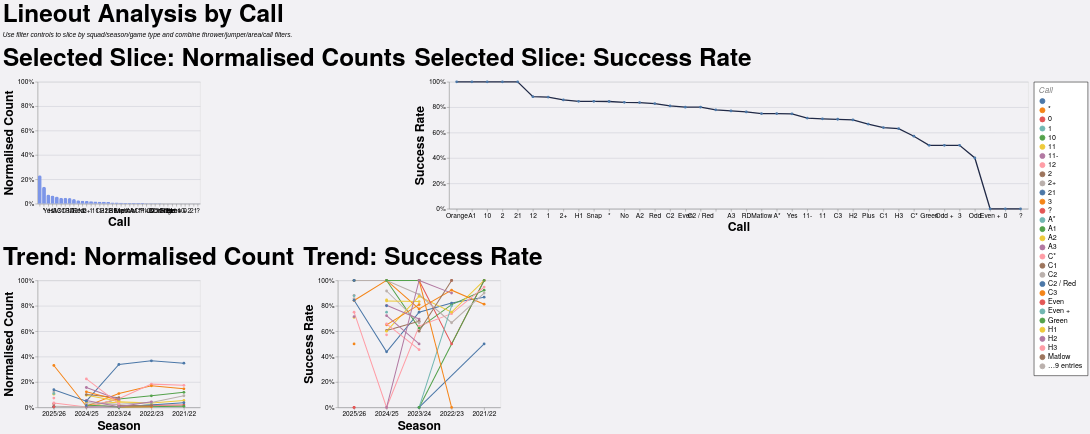

Write the Vega-Lite specification saved for this chart.
### Vega-Lite specification from a JSON file in a GitHub repository (floating-point values rounded to 4 significant figures; data arrays with more than 128 entries replaced by an {"elided": "..."} marker saying what was removed)
{"config": {"axis": {"labelFont": "PT Sans Narrow, Helvetica Neue, Helvetica, Arial, sans-serif", "titleFont": "PT Sans Narrow, Helvetica Neue, Helvetica, Arial, sans-serif", "labelFontSize": 13, "titleFontSize": 24, "gridColor": "#202947", "gridOpacity": 0.2, "zindex": 1}, "text": {"font": "Lato, sans-serif"}, "bar": {"cornerRadiusEnd": 5}, "header": {"labelFont": "PT Sans Narrow, Helvetica Neue, Helvetica, Arial, sans-serif", "titleFont": "PT Sans Narrow, Helvetica Neue, Helvetica, Arial, sans-serif", "labelFontSize": 24, "titleFontSize": 28, "labelFontWeight": "bold", "orient": "left"}, "legend": {"labelFont": "PT Sans Narrow, Helvetica Neue, Helvetica, Arial, sans-serif", "titleFont": "PT Sans Narrow, Helvetica Neue, Helvetica, Arial, sans-serif", "labelFontSize": 14, "titleFontSize": 16, "titlePadding": 5, "fillColor": "white", "strokeColor": "black", "padding": 10, "titleFontWeight": "lighter", "titleFontStyle": "italic", "titleColor": "gray", "offset": 10}, "title": {"font": "PT Sans Narrow, Helvetica Neue, Helvetica, Arial, sans-serif", "fontSize": 48, "fontWeight": "bold", "anchor": "start", "align": "center", "titlePadding": 20, "subtitlePadding": 10, "subtitleFontSize": 13, "subtitleColor": "", "subtitleFontStyle": "italic", "offset": 15, "color": "black"}, "axisX": {"labelAngle": 0}, "facet": {"title": null, "header": null, "align": {"row": "each", "column": "each"}}, "resolve": {"scale": {"y": "independent", "facet": "independent"}}, "background": "#f2f1f4", "scale": {"offsetBandPaddingOuter": 0.2, "offsetBandPaddingInner": 0.1}}, "vconcat": [{"hconcat": [{"mark": {"type": "bar", "color": "#7d96e8"}, "encoding": {"tooltip": [{"field": "call", "title": "Call", "type": "nominal"}, {"field": "attempts", "format": ",.0f", "title": "Lineouts", "type": "quantitative"}, {"field": "share", "format": ".1%", "title": "Normalised Count", "type": "quantitative"}], "x": {"field": "call", "sort": "-y", "title": "Call", "type": "nominal"}, "y": {"axis": {"format": "%"}, "field": "share", "scale": {"domain": [0, 1]}, "title": "Normalised Count", "type": "quantitative"}}, "height": 240, "title": "Selected Slice: Normalised Counts", "transform": [{"filter": "(loSquad == 'All' || datum.squad == loSquad) && (loGameType == 'All' || (loGameType == 'League + Cup' && (datum.game_type == 'League' || datum.game_type == 'Cup')) || (loGameType == 'League only' && datum.game_type == 'League') || datum.game_type == loGameType) && (loOpposition == 'All' || datum.opposition == loOpposition) && (loThrower == 'All' || datum.thrower == loThrower) && (loJumper == 'All' || datum.jumper == loJumper) && (loArea == 'All' || datum.area == loArea) && (loNumbers == 'All' || datum.numbers == loNumbers) && (loCall == 'All' || datum.call == loCall) && (loCallType == 'All' || datum.call_type == loCallType)"}, {"filter": "(loSeason == 'All' || datum.season == loSeason)"}, {"aggregate": [{"op": "count", "as": "attempts"}, {"op": "sum", "field": "won", "as": "won"}], "groupby": ["call"]}, {"joinaggregate": [{"op": "sum", "field": "attempts", "as": "total_attempts"}]}, {"calculate": "datum.attempts / datum.total_attempts", "as": "share"}, {"calculate": "datum.won / datum.attempts", "as": "success_rate"}], "width": 320}, {"mark": {"type": "line", "color": "#202946", "point": true, "strokeWidth": 2.5}, "encoding": {"tooltip": [{"field": "call", "title": "Call", "type": "nominal"}, {"field": "won", "format": ",.0f", "title": "Won", "type": "quantitative"}, {"field": "attempts", "format": ",.0f", "title": "Lineouts", "type": "quantitative"}, {"field": "success_rate", "format": ".1%", "title": "Success Rate", "type": "quantitative"}], "x": {"field": "call", "sort": "-y", "title": "Call", "type": "nominal"}, "y": {"axis": {"format": "%"}, "field": "success_rate", "scale": {"domain": [0, 1]}, "title": "Success Rate", "type": "quantitative"}}, "height": 250, "title": "Selected Slice: Success Rate", "transform": [{"filter": "(loSquad == 'All' || datum.squad == loSquad) && (loGameType == 'All' || (loGameType == 'League + Cup' && (datum.game_type == 'League' || datum.game_type == 'Cup')) || (loGameType == 'League only' && datum.game_type == 'League') || datum.game_type == loGameType) && (loOpposition == 'All' || datum.opposition == loOpposition) && (loThrower == 'All' || datum.thrower == loThrower) && (loJumper == 'All' || datum.jumper == loJumper) && (loArea == 'All' || datum.area == loArea) && (loNumbers == 'All' || datum.numbers == loNumbers) && (loCall == 'All' || datum.call == loCall) && (loCallType == 'All' || datum.call_type == loCallType)"}, {"filter": "(loSeason == 'All' || datum.season == loSeason)"}, {"aggregate": [{"op": "count", "as": "attempts"}, {"op": "sum", "field": "won", "as": "won"}], "groupby": ["call"]}, {"joinaggregate": [{"op": "sum", "field": "attempts", "as": "total_attempts"}]}, {"calculate": "datum.attempts / datum.total_attempts", "as": "share"}, {"calculate": "datum.won / datum.attempts", "as": "success_rate"}], "width": {"step": 30}}], "spacing": 16}, {"hconcat": [{"mark": {"type": "line", "point": true, "strokeWidth": 2}, "encoding": {"color": {"field": "call", "title": "Call", "type": "nominal"}, "tooltip": [{"field": "season", "title": "Season", "type": "nominal"}, {"field": "call", "title": "Call", "type": "nominal"}, {"field": "attempts", "format": ",.0f", "title": "Lineouts", "type": "quantitative"}, {"field": "norm_count", "format": ".1%", "title": "Normalised Count", "type": "quantitative"}], "x": {"field": "season", "sort": "-x", "title": "Season", "type": "nominal"}, "y": {"axis": {"format": "%"}, "field": "norm_count", "scale": {"domain": [0, 1]}, "title": "Normalised Count", "type": "quantitative"}}, "height": 250, "title": "Trend: Normalised Count", "transform": [{"filter": "(loSquad == 'All' || datum.squad == loSquad) && (loGameType == 'All' || (loGameType == 'League + Cup' && (datum.game_type == 'League' || datum.game_type == 'Cup')) || (loGameType == 'League only' && datum.game_type == 'League') || datum.game_type == loGameType) && (loOpposition == 'All' || datum.opposition == loOpposition) && (loThrower == 'All' || datum.thrower == loThrower) && (loJumper == 'All' || datum.jumper == loJumper) && (loArea == 'All' || datum.area == loArea) && (loNumbers == 'All' || datum.numbers == loNumbers) && (loCall == 'All' || datum.call == loCall) && (loCallType == 'All' || datum.call_type == loCallType)"}, {"aggregate": [{"op": "count", "as": "attempts"}, {"op": "sum", "field": "won", "as": "won"}], "groupby": ["season", "call"]}, {"joinaggregate": [{"op": "sum", "field": "attempts", "as": "season_attempts"}], "groupby": ["season"]}, {"calculate": "datum.attempts / datum.season_attempts", "as": "norm_count"}, {"calculate": "datum.won / datum.attempts", "as": "success_rate"}], "width": 320}, {"mark": {"type": "line", "point": true, "strokeWidth": 2}, "encoding": {"color": {"field": "call", "title": "Call", "type": "nominal"}, "tooltip": [{"field": "season", "title": "Season", "type": "nominal"}, {"field": "call", "title": "Call", "type": "nominal"}, {"field": "won", "format": ",.0f", "title": "Won", "type": "quantitative"}, {"field": "attempts", "format": ",.0f", "title": "Lineouts", "type": "quantitative"}, {"field": "success_rate", "format": ".1%", "title": "Success Rate", "type": "quantitative"}], "x": {"field": "season", "sort": "-x", "title": "Season", "type": "nominal"}, "y": {"axis": {"format": "%"}, "field": "success_rate", "scale": {"domain": [0, 1]}, "title": "Success Rate", "type": "quantitative"}}, "height": 250, "title": "Trend: Success Rate", "transform": [{"filter": "(loSquad == 'All' || datum.squad == loSquad) && (loGameType == 'All' || (loGameType == 'League + Cup' && (datum.game_type == 'League' || datum.game_type == 'Cup')) || (loGameType == 'League only' && datum.game_type == 'League') || datum.game_type == loGameType) && (loOpposition == 'All' || datum.opposition == loOpposition) && (loThrower == 'All' || datum.thrower == loThrower) && (loJumper == 'All' || datum.jumper == loJumper) && (loArea == 'All' || datum.area == loArea) && (loNumbers == 'All' || datum.numbers == loNumbers) && (loCall == 'All' || datum.call == loCall) && (loCallType == 'All' || datum.call_type == loCallType)"}, {"aggregate": [{"op": "count", "as": "attempts"}, {"op": "sum", "field": "won", "as": "won"}], "groupby": ["season", "call"]}, {"joinaggregate": [{"op": "sum", "field": "attempts", "as": "season_attempts"}], "groupby": ["season"]}, {"calculate": "datum.attempts / datum.season_attempts", "as": "norm_count"}, {"calculate": "datum.won / datum.attempts", "as": "success_rate"}], "width": 320}], "spacing": 16}], "data": {"name": "data-05b411978622ee4960cb3f2e6471596b"}, "params": [{"name": "loSquad", "value": "All"}, {"name": "loSeason", "value": "All"}, {"name": "loGameType", "value": "All"}, {"name": "loOpposition", "value": "All"}, {"name": "loThrower", "value": "All"}, {"name": "loJumper", "value": "All"}, {"name": "loArea", "value": "All"}, {"name": "loNumbers", "value": "All"}, {"name": "loCall", "value": "All"}, {"name": "loCallType", "value": "All"}], "spacing": 22, "title": {"text": "Lineout Analysis by Call", "subtitle": "Use filter controls to slice by squad/season/game type and combine thrower/jumper/area/call filters."}, "$schema": "https://vega.github.io/schema/vega-lite/v5.20.1.json", "datasets": {"data-05b411978622ee4960cb3f2e6471596b": {"elided": "1260 records"}}}
